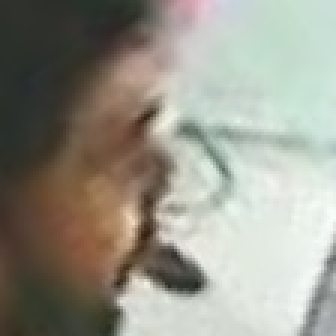
#> input picture server/uploads/unknown/UNKNOWN_1182_1774671603879.jpg, 112 x 112 px (shown 3 times larger); its folder holds only this picture in this run
$ python -i person_count_service.py   (imports and definitions only)
#> lines starting #> are read from the running program, lines starting #| are printed output that depends on the picture
"""
Person Count Service — uses YOLOv8 to detect and count people in images.
Isolated from the face recognition pipeline.

Cross-camera deduplication:
    For each detected person, we compute an HSV color histogram of their
    clothing (the middle 60% of the crop to avoid background edges).
    These descriptors are returned to the backend which uses histogram
    intersection to match the same person seen from different cameras.
"""

import base64
import logging
import cv2
import numpy as np
from ultralytics import YOLO

logger = logging.getLogger(__name__)

# Global model instance
_model: YOLO = None

# Histogram params: H(32 bins) × S(32 bins) = 1024-dim descriptor
_HIST_CHANNELS = [0, 1]       # H and S channels
_HIST_BINS = [32, 32]
_HIST_RANGES = [0, 180, 0, 256]


# [46 lines left out: functions init, _compute_appearance_descriptor, not called in this run]


def count_persons(image_base64: str):
    """
    Decode base64 image, resize for optimization, and run YOLOv8 person detection.
    Returns (count, bounding_boxes, appearance_descriptors).

    Performance Constraints:
    - Target CPU inference: < 300ms per 720p frame.
    - Image resized to max width 1024.
    - No model re-instantiation (uses global _model).
    """
    if _model is None:
        raise RuntimeError("YOLO model not initialized. Call init() first.")

    try:
        # 1. Decode base64 to OpenCV image
        encoded_data = image_base64.split(",")[-1]
        nparr = np.frombuffer(base64.b64decode(encoded_data), np.uint8)
        img = cv2.imdecode(nparr, cv2.IMREAD_COLOR)

        if img is None:
            logger.error("Failed to decode image from base64")
            return 0, [], []

        # 2. Resize for optimization (max width 1024)
        h, w = img.shape[:2]
        if w > 1024:
            scale = 1024 / w
            img = cv2.resize(img, (1024, int(h * scale)))
            logger.debug("Resized image from %dx%d to %dx%d", w, h, img.shape[1], img.shape[0])

        # 3. Run inference — filter for class 0 (person)
        results = _model(img, classes=[0], conf=0.20, iou=0.4, agnostic_nms=True, verbose=False)

        # 4. Extract results
        person_count = 0
        bounding_boxes = []
        appearance_descriptors = []

        if results and len(results) > 0:
            boxes = results[0].boxes
            person_count = len(boxes)
            for box in boxes:
                bbox = box.xyxy[0].tolist()
                bounding_boxes.append(bbox)
                descriptor = _compute_appearance_descriptor(img, bbox)
                appearance_descriptors.append(descriptor)

        return person_count, bounding_boxes, appearance_descriptors

    except Exception as e:
        logger.exception("Error during person counting: %s", e)
        raise

>>> import cv2
>>> picture = cv2.imread('../server/uploads/unknown/UNKNOWN_1182_1774671603879.jpg', cv2.IMREAD_GRAYSCALE)
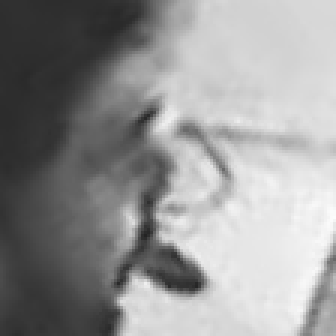
#> picture: shape (112, 112) (shown 3 times larger); min 35, max 252, mean 148.5
#> (the run stopped early here; a loop or call above may not have finished)

$ run again, on server/uploads/unknown/UNKNOWN_1184_1774613741550.jpg
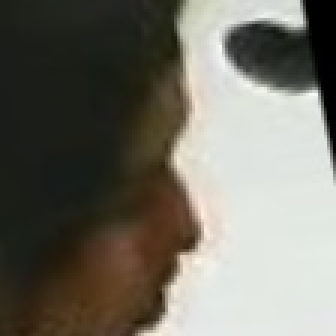
#> input picture server/uploads/unknown/UNKNOWN_1184_1774613741550.jpg, 112 x 112 px (shown 3 times larger)
#> `picture = cv2.imread('../server/uploads/unknown/UNKNOWN_1182_177467160..`:
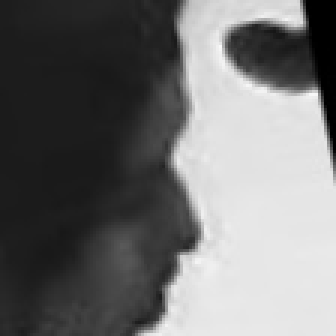
#> picture: shape (112, 112) (shown 3 times larger); min 0, max 249, mean 112.4

$ run again, on server/uploads/unknown/UNKNOWN_1185_1774613370502.jpg
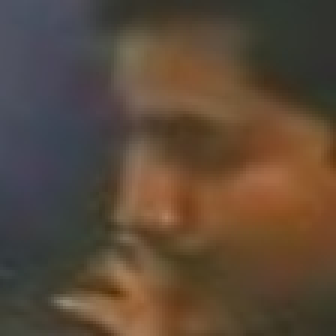
#> input picture server/uploads/unknown/UNKNOWN_1185_1774613370502.jpg, 112 x 112 px (shown 3 times larger)
#> `picture = cv2.imread('../server/uploads/unknown/UNKNOWN_1182_177467160..`:
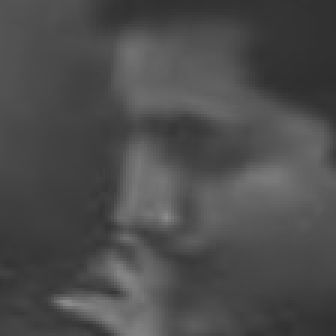
#> picture: shape (112, 112) (shown 3 times larger); min 46, max 139, mean 76.1

$ run again, on server/uploads/unknown/UNKNOWN_1186_1774612511385.jpg
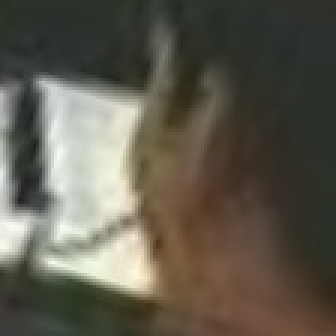
#> input picture server/uploads/unknown/UNKNOWN_1186_1774612511385.jpg, 112 x 112 px (shown 3 times larger)
#> `picture = cv2.imread('../server/uploads/unknown/UNKNOWN_1182_177467160..`:
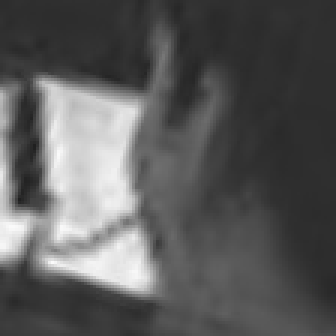
#> picture: shape (112, 112) (shown 3 times larger); min 32, max 250, mean 90.5
